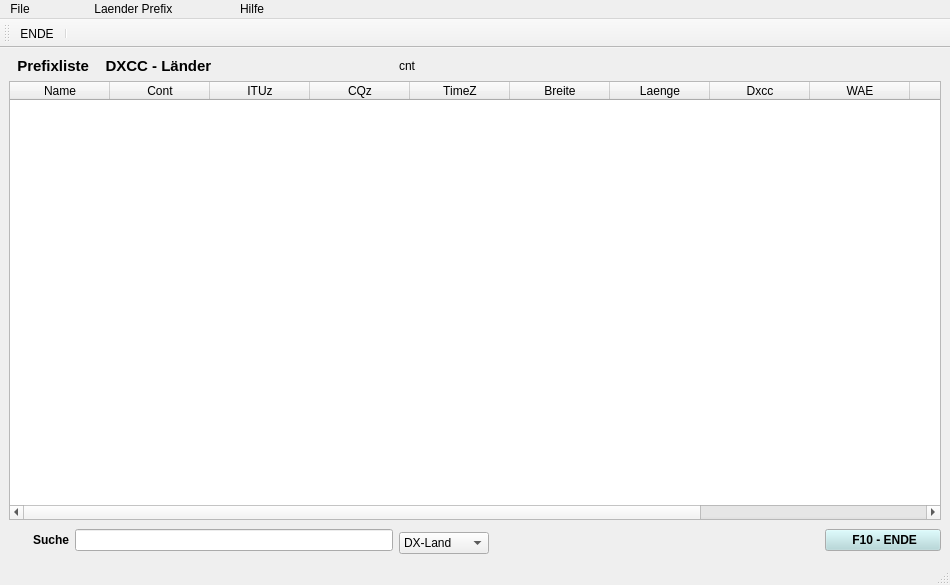
<?xml version="1.0" encoding="UTF-8"?>
<ui version="4.0">
 <class>laDiag</class>
 <widget class="QMainWindow" name="laDiag">
  <property name="geometry">
   <rect>
    <x>0</x>
    <y>0</y>
    <width>950</width>
    <height>585</height>
   </rect>
  </property>
  <property name="font">
   <font>
    <pointsize>9</pointsize>
   </font>
  </property>
  <property name="windowTitle">
   <string>Dx-LaenderPrefix</string>
  </property>
  <widget class="QWidget" name="centralwidget">
   <layout class="QGridLayout" name="gridLayout_2">
    <item row="0" column="0">
     <layout class="QGridLayout" name="gridLayout">
      <item row="0" column="0" colspan="2">
       <widget class="QLabel" name="label">
        <property name="font">
         <font>
          <pointsize>11</pointsize>
          <weight>75</weight>
          <bold>true</bold>
         </font>
        </property>
        <property name="text">
         <string>  Prefixliste    DXCC - Länder</string>
        </property>
       </widget>
      </item>
      <item row="0" column="2">
       <widget class="QLabel" name="labelcnt">
        <property name="text">
         <string>cnt</string>
        </property>
       </widget>
      </item>
      <item row="1" column="0" colspan="6">
       <widget class="QTableWidget" name="laTabelle">
        <property name="showGrid">
         <bool>true</bool>
        </property>
        <column>
         <property name="text">
          <string>Name</string>
         </property>
        </column>
        <column>
         <property name="text">
          <string>Cont</string>
         </property>
        </column>
        <column>
         <property name="text">
          <string>ITUz</string>
         </property>
        </column>
        <column>
         <property name="text">
          <string>CQz</string>
         </property>
        </column>
        <column>
         <property name="text">
          <string>TimeZ</string>
         </property>
        </column>
        <column>
         <property name="text">
          <string>Breite</string>
         </property>
        </column>
        <column>
         <property name="text">
          <string>Laenge</string>
         </property>
        </column>
        <column>
         <property name="text">
          <string>Dxcc</string>
         </property>
        </column>
        <column>
         <property name="text">
          <string>WAE</string>
         </property>
        </column>
        <column>
         <property name="text">
          <string>WPX</string>
         </property>
        </column>
        <column>
         <property name="text">
          <string>ADIF.nr</string>
         </property>
        </column>
        <column>
         <property name="text">
          <string>Bemerkung</string>
         </property>
        </column>
       </widget>
      </item>
      <item row="2" column="0" rowspan="2">
       <widget class="QLabel" name="label_2">
        <property name="font">
         <font>
          <weight>75</weight>
          <bold>true</bold>
         </font>
        </property>
        <property name="text">
         <string>       Suche</string>
        </property>
        <property name="alignment">
         <set>Qt::AlignRight|Qt::AlignTrailing|Qt::AlignVCenter</set>
        </property>
       </widget>
      </item>
      <item row="2" column="1" rowspan="2">
       <widget class="QLineEdit" name="WlineEditPref"/>
      </item>
      <item row="2" column="3" rowspan="2" colspan="2">
       <spacer>
        <property name="orientation">
         <enum>Qt::Horizontal</enum>
        </property>
        <property name="sizeHint" stdset="0">
         <size>
          <width>13</width>
          <height>20</height>
         </size>
        </property>
       </spacer>
      </item>
      <item row="2" column="5" rowspan="2">
       <widget class="QPushButton" name="ButtonENDE">
        <property name="palette">
         <palette>
          <active>
           <colorrole role="Button">
            <brush brushstyle="SolidPattern">
             <color alpha="255">
              <red>175</red>
              <green>215</green>
              <blue>217</blue>
             </color>
            </brush>
           </colorrole>
          </active>
          <inactive>
           <colorrole role="Button">
            <brush brushstyle="SolidPattern">
             <color alpha="255">
              <red>175</red>
              <green>215</green>
              <blue>217</blue>
             </color>
            </brush>
           </colorrole>
          </inactive>
          <disabled>
           <colorrole role="Button">
            <brush brushstyle="SolidPattern">
             <color alpha="255">
              <red>175</red>
              <green>215</green>
              <blue>217</blue>
             </color>
            </brush>
           </colorrole>
          </disabled>
         </palette>
        </property>
        <property name="font">
         <font>
          <weight>75</weight>
          <bold>true</bold>
         </font>
        </property>
        <property name="text">
         <string>       F10 - ENDE      </string>
        </property>
       </widget>
      </item>
      <item row="3" column="2">
       <widget class="QComboBox" name="comboBox">
        <item>
         <property name="text">
          <string>DX-Land</string>
         </property>
        </item>
        <item>
         <property name="text">
          <string>Name</string>
         </property>
        </item>
        <item>
         <property name="text">
          <string>Adif Index</string>
         </property>
        </item>
        <item>
         <property name="text">
          <string>Wae Land</string>
         </property>
        </item>
        <item>
         <property name="text">
          <string>WAE Liste</string>
         </property>
        </item>
        <item>
         <property name="text">
          <string>Continente</string>
         </property>
        </item>
       </widget>
      </item>
      <item row="3" column="4">
       <spacer>
        <property name="orientation">
         <enum>Qt::Horizontal</enum>
        </property>
        <property name="sizeHint" stdset="0">
         <size>
          <width>40</width>
          <height>20</height>
         </size>
        </property>
       </spacer>
      </item>
     </layout>
    </item>
   </layout>
  </widget>
  <widget class="QMenuBar" name="menubar">
   <property name="geometry">
    <rect>
     <x>0</x>
     <y>0</y>
     <width>950</width>
     <height>21</height>
    </rect>
   </property>
   <widget class="QMenu" name="menuListen_laden">
    <property name="title">
     <string>Laender Prefix                </string>
    </property>
    <addaction name="actionSubPrefixdb"/>
   </widget>
   <widget class="QMenu" name="menuHilfe">
    <property name="title">
     <string>Hilfe                  </string>
    </property>
    <addaction name="actionHilfeLaenderListe"/>
   </widget>
   <widget class="QMenu" name="menuFile">
    <property name="title">
     <string>File               </string>
    </property>
    <addaction name="actionENDE"/>
    <addaction name="separator"/>
    <addaction name="actionNeue_cty_dat"/>
   </widget>
   <addaction name="menuFile"/>
   <addaction name="menuListen_laden"/>
   <addaction name="menuHilfe"/>
  </widget>
  <widget class="QStatusBar" name="statusbar"/>
  <widget class="QToolBar" name="toolBar">
   <property name="windowTitle">
    <string>toolBar</string>
   </property>
   <attribute name="toolBarArea">
    <enum>TopToolBarArea</enum>
   </attribute>
   <attribute name="toolBarBreak">
    <bool>false</bool>
   </attribute>
   <addaction name="actionENDE"/>
   <addaction name="separator"/>
  </widget>
  <action name="actionENDE">
   <property name="icon">
    <iconset resource="../qtlogRessourcen.qrc">
     <normaloff>:/new/prefix1/icon/cancel.png</normaloff>:/new/prefix1/icon/cancel.png</iconset>
   </property>
   <property name="text">
    <string>ENDE</string>
   </property>
  </action>
  <action name="actionLa_Prefix_Liste_updaten">
   <property name="text">
    <string>La.Prefix-Liste updaten</string>
   </property>
  </action>
  <action name="actionSubPrefixdb">
   <property name="text">
    <string>DX-SubPrefixListe</string>
   </property>
  </action>
  <action name="action_dxcc_Liste_laden">
   <property name="text">
    <string>Neue Dxcc-Liste installieren</string>
   </property>
  </action>
  <action name="actionHilfeLaenderListe">
   <property name="text">
    <string>DX -Laenderliste</string>
   </property>
  </action>
  <action name="actionNeue_cty_dat">
   <property name="text">
    <string>Neue cty-tw.dat installieren</string>
   </property>
  </action>
  <action name="actionSave_adifData">
   <property name="text">
    <string>Adif-Liste erzeugen</string>
   </property>
  </action>
  <action name="actionSet_adifData">
   <property name="text">
    <string>Adif-Liste laden</string>
   </property>
  </action>
  <action name="actionSave_geoData">
   <property name="text">
    <string>Geo-Liste erzeugen</string>
   </property>
  </action>
  <action name="actionSet_geoData">
   <property name="text">
    <string>Geo-Liste laden</string>
   </property>
  </action>
  <action name="actionSave_waeData">
   <property name="text">
    <string>Wae-Liste erzeugen</string>
   </property>
  </action>
  <action name="actionSet_waeData">
   <property name="text">
    <string>Wae-Liste laden</string>
   </property>
  </action>
 </widget>
 <resources>
  <include location="../qtlogRessourcen.qrc"/>
 </resources>
 <connections/>
</ui>
